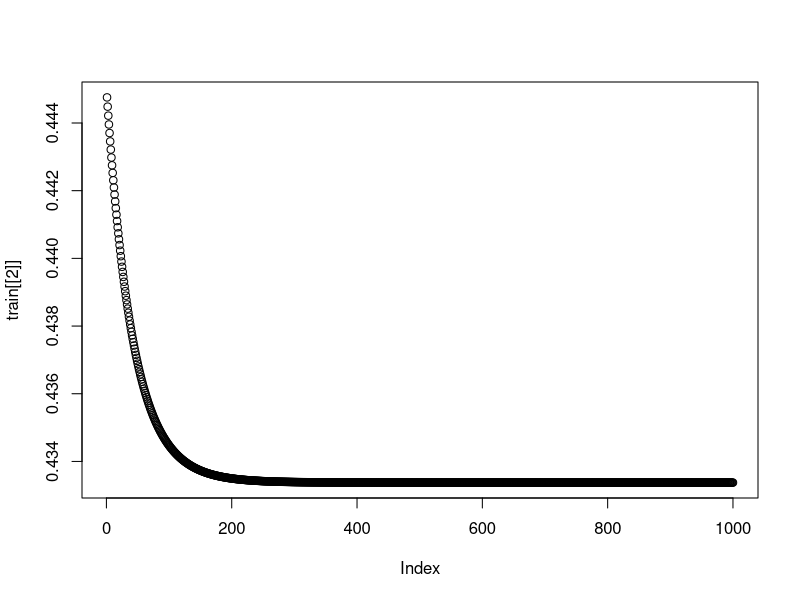

This chart was generated by the following R code:
set.seed(1234)

x <- matrix(rnorm(1000), ncol = 5)
y <- rnorm(200)

X <- cbind(rep(1, 200), x)
theta <- rep(0, 6)

cost <- function(x, y, theta) {
  J <- sum((X %*% theta - y)^2)/(2 * length(y))
}

gradient <- function(x, y, theta, alpha, iter) {
  n <- length(y)
  old_cost <- rep(0, iter)
  for(i in 1:iter) {
    theta <- theta - (1/n) * alpha * (t(X) %*% (X %*% theta - y))
    old_cost[i] <- cost(X, y, theta)
  }
  
  result = list(theta, old_cost)
  return(result)
}

train <- gradient(X, y, theta, alpha = 0.01, iter = 1000)

plot(train[[2]])
